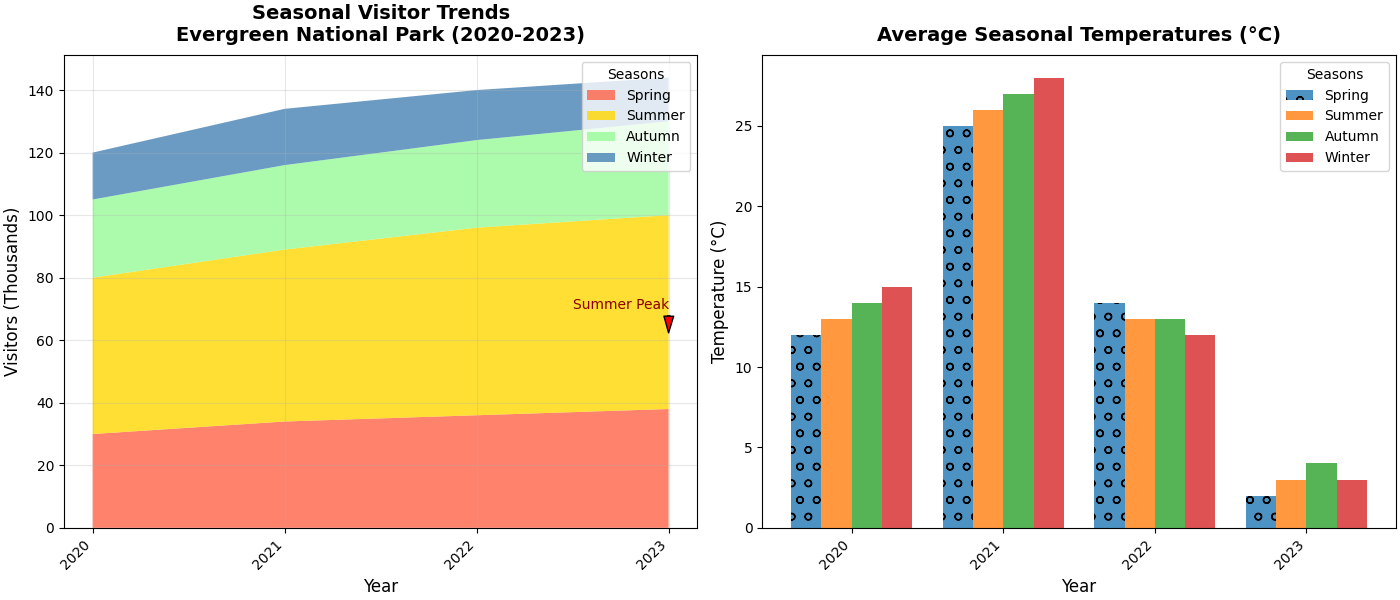

Generate this figure with Python:
import matplotlib.pyplot as plt
import numpy as np

years = np.arange(2020, 2024)
seasons = ['Spring', 'Summer', 'Autumn', 'Winter']

visitors_spring = np.array([30, 34, 36, 38])
visitors_summer = np.array([50, 55, 60, 62])
visitors_autumn = np.array([25, 27, 28, 30])
visitors_winter = np.array([15, 18, 16, 14])

temps_spring = np.array([12, 13, 14, 15])
temps_summer = np.array([25, 26, 27, 28])
temps_autumn = np.array([14, 13, 13, 12])
temps_winter = np.array([2, 3, 4, 3])

fig, axs = plt.subplots(1, 2, figsize=(14, 6), constrained_layout=True)

# Shuffled colors for stackplot: previously ['#FFD700', '#4682B4', '#FF6347', '#98FB98']
axs[0].stackplot(years, visitors_spring, visitors_summer, visitors_autumn, visitors_winter,
                 labels=seasons, colors=['#FF6347', '#FFD700', '#98FB98', '#4682B4'], alpha=0.8)

axs[0].set_title('Seasonal Visitor Trends\nEvergreen National Park (2020-2023)', fontsize=14, fontweight='bold', pad=10)
axs[0].set_xlabel('Year', fontsize=12)
axs[0].set_ylabel('Visitors (Thousands)', fontsize=12)
axs[0].set_xticks(years)
axs[0].set_xticklabels(years, rotation=45, ha='right')
axs[0].grid(True, linestyle='-', alpha=0.3)
axs[0].legend(loc='best', title='Seasons', fontsize=10)
axs[0].annotate('Summer Peak', xy=(2023, 62), xytext=(2022.5, 70),
                arrowprops=dict(facecolor='red', shrink=0.05, width=1.5, headwidth=7),
                fontsize=10, color='darkred')

bar_width = 0.2
x_indices = np.arange(len(years))

markers = ['o', 's', '^', 'd']
for i, season in enumerate(seasons):
    axs[1].bar(x_indices + i * bar_width, 
               [temps_spring[i], temps_summer[i], temps_autumn[i], temps_winter[i]], 
               bar_width, label=season, alpha=0.8, hatch=markers[i])

axs[1].set_title('Average Seasonal Temperatures (°C)', fontsize=14, fontweight='bold', pad=10)
axs[1].set_xlabel('Year', fontsize=12)
axs[1].set_ylabel('Temperature (°C)', fontsize=12)
axs[1].set_xticks(x_indices + bar_width * 1.5)
axs[1].set_xticklabels(years, rotation=45, ha='right')
axs[1].legend(loc='upper right', title='Seasons', fontsize=10)
axs[1].grid(False)

plt.show()
